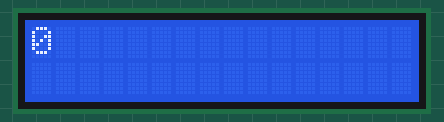
Recording of a sketch running on a simulated Arduino Uno, built with avr-gcc and run on an emulated ATmega328P. On the bench: 16×2 character LCD.

Above: at 0.2 s.
At 28.45 s:
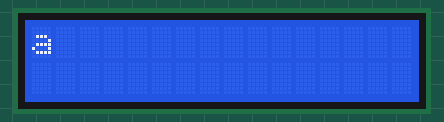
At 29.85 s:
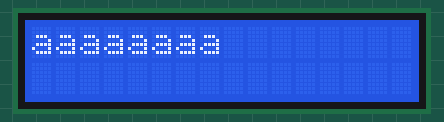
At 31.26 s:
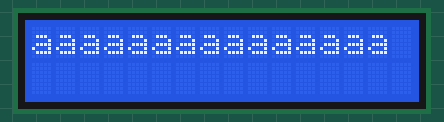
At 34.06 s:
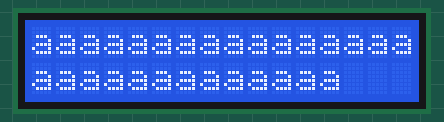
At 39.87 s:
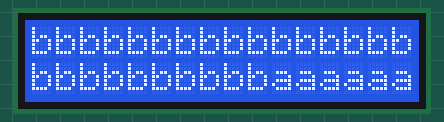

Measured:
- what the display in image 0 shows lasts 0.5 s, from 0.2 s to 0.7 s

The sketch:

lcdAll.cpp.ino
```cpp
#include <LiquidCrystal.h>
LiquidCrystal lcd(12, 11, 5, 4, 3, 2);
byte heart[8] = {0b00000, 0b01010, 0b11111, 0b11111, 0b11111, 0b01110, 0b00100, 0b00000};
void setup() {
}
void loop() {
  lcd.begin(16, 2);
  lcd.print("Hello, World!");
  lcd.setCursor(0, 1);
  lcd.print(millis() / 1000);
  lcd.clear();
  delay(100);
  // Auto Scroll
  lcd.setCursor(0, 0);
  for (int Character = 0; Character <= 9; Character++)
  {
    lcd.print(Character);
    delay(500);
  }
  lcd.setCursor(16, 1);
  lcd.autoscroll();
  for (int Character = 0; Character <= 9; Character++)
  {
    lcd.print(Character);
    delay(500);
  }
  lcd.noAutoscroll();
  lcd.clear();
  delay(100);
  // Blink
  lcd.noBlink();
  delay(3000);
  lcd.blink();
  delay(3000);
  lcd.clear();
  delay(100);
  // Cursor
  lcd.noCursor();
  delay(500);
  lcd.cursor();
  delay(500);
  lcd.clear();
  delay(100);
  // Custom Char
  lcd.createChar(0, heart);
  lcd.clear();
  delay(100);
  // Display
  lcd.noDisplay();
  delay(500);
  lcd.display();
  delay(500);
  lcd.clear();
  // Scroll
  for (int countPosition = 0; countPosition <= 12; countPosition++)
  {
    lcd.scrollDisplayLeft();
    delay(150);
  }
  for (int countPosition = 0; countPosition <= 28; countPosition++)
  {
    lcd.scrollDisplayRight();
    delay(150);
  }
  for (int countPosition = 0; countPosition <= 15; countPosition++)
  {
    lcd.scrollDisplayLeft();
    delay(150);
  }
  delay(1000);
  lcd.clear();
  // Set Cursor
  lcd.begin(16, 2);
  for (int Letter = 'a'; Letter <= 'z'; Letter++)
  {
    for (int Row = 0; Row <= 1; Row++)
    {
      for (int Column = 0; Column <=15; Column++)
      {
        lcd.setCursor(Column, Row);
        lcd.write(Letter);
        delay(200);
      }
    }
  }
  lcd.clear();
  delay(100);
  // Text direction
  int Character = 'a';
  lcd.begin(16, 2);
  lcd.cursor();
  if (Character == 'm')
  {
    lcd.rightToLeft();
  }
  if (Character == 's')
  {
    lcd.leftToRight();
  }
  if (Character > 'z')
  {
    lcd.home();
    Character = 'a';
  }
  lcd.write(Character);
  delay(1000);
  Character++;
  delay(100);
}
```
